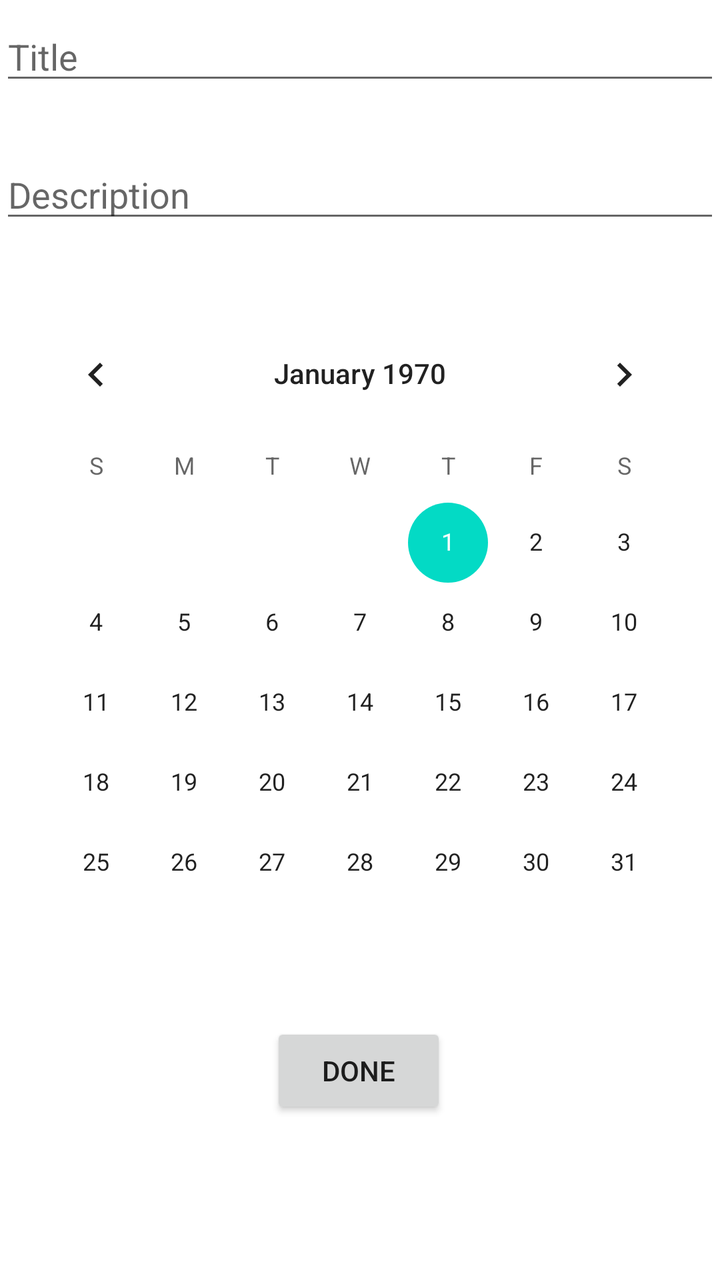
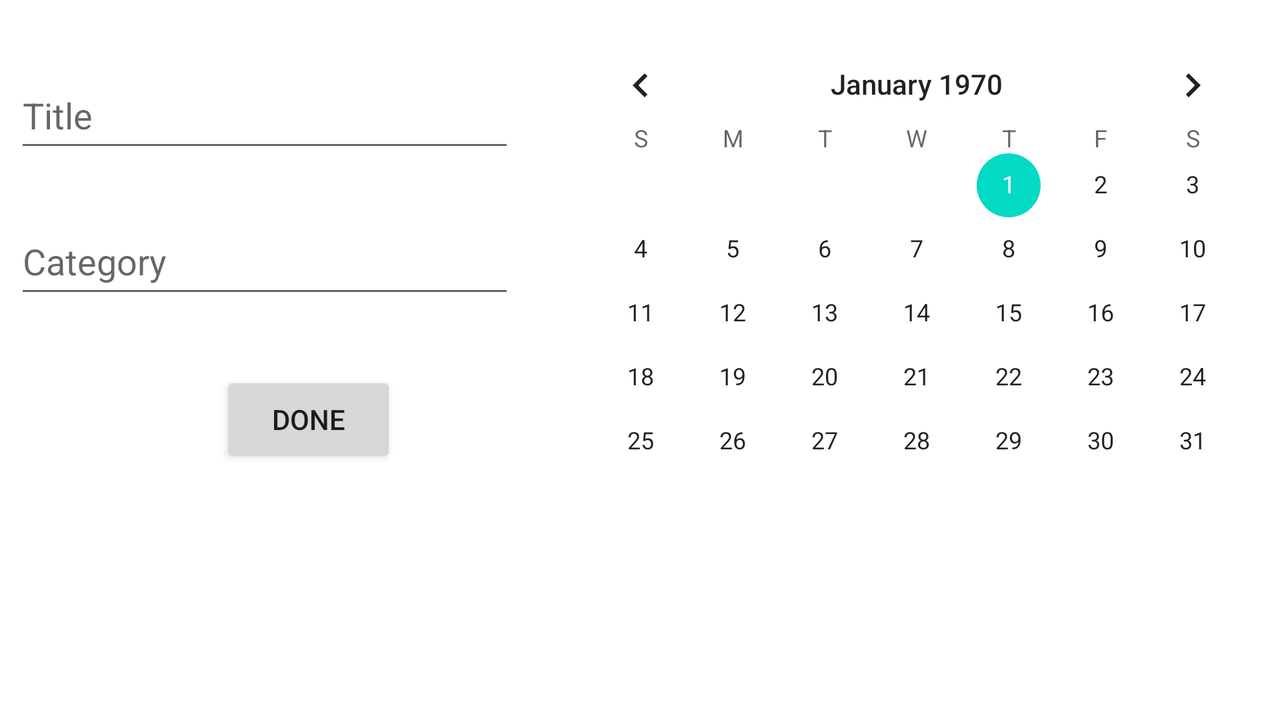

First picture: res/layout/ on a phone held upright. Second picture: the repository's own variant of that layout, on a device whose configuration matches the variant's folder. Source for both follows.
<!-- AndroidManifest.xml: application theme Theme.ANProject2 -->
<!-- res/layout/fragment_second.xml -->
<?xml version="1.0" encoding="utf-8"?>
<androidx.constraintlayout.widget.ConstraintLayout xmlns:android="http://schemas.android.com/apk/res/android"
    xmlns:app="http://schemas.android.com/apk/res-auto"
    xmlns:tools="http://schemas.android.com/tools"
    android:layout_width="match_parent"
    android:layout_height="match_parent"
    tools:context=".views.SecondFrag">

    <EditText
        android:id="@+id/etTitle"
        android:layout_width="match_parent"
        android:layout_height="wrap_content"
        android:hint="Title"
        app:layout_constraintBottom_toBottomOf="parent"
        app:layout_constraintEnd_toEndOf="parent"
        app:layout_constraintHorizontal_bias="0.0"
        app:layout_constraintStart_toStartOf="parent"
        app:layout_constraintTop_toTopOf="parent"
        app:layout_constraintVertical_bias="0.01" />

    <EditText
        android:id="@+id/etCat"
        android:layout_width="match_parent"
        android:layout_height="wrap_content"
        android:hint="Description"
        app:layout_constraintBottom_toBottomOf="parent"
        app:layout_constraintEnd_toEndOf="parent"
        app:layout_constraintHorizontal_bias="0.0"
        app:layout_constraintStart_toStartOf="parent"
        app:layout_constraintTop_toBottomOf="@+id/etTitle"
        app:layout_constraintVertical_bias="0.05" />

    <CalendarView
        android:id="@+id/cvDate"
        android:layout_width="wrap_content"
        android:layout_height="wrap_content"
        app:layout_constraintBottom_toBottomOf="parent"
        app:layout_constraintEnd_toEndOf="parent"
        app:layout_constraintHorizontal_bias="0.491"
        app:layout_constraintStart_toStartOf="parent"
        app:layout_constraintTop_toBottomOf="@+id/etCat"
        app:layout_constraintVertical_bias="0.2" />

    <android.widget.Button
        android:id="@+id/btnDone"
        android:layout_width="wrap_content"
        android:layout_height="wrap_content"
        android:text="Done"
        app:layout_constraintBottom_toBottomOf="parent"
        app:layout_constraintEnd_toEndOf="parent"
        app:layout_constraintHorizontal_bias="0.498"
        app:layout_constraintStart_toStartOf="parent"
        app:layout_constraintTop_toBottomOf="@+id/cvDate"
        app:layout_constraintVertical_bias="0.2" />

</androidx.constraintlayout.widget.ConstraintLayout>
<!-- resources referenced by this layout -->
<resources>
  <style name="Theme.ANProject2" parent="Theme.MaterialComponents.DayNight.DarkActionBar">
          
          <item name="colorPrimary">@color/purple_500</item>
          <item name="colorPrimaryVariant">@color/purple_700</item>
          <item name="colorOnPrimary">@color/white</item>
          
          <item name="colorSecondary">@color/teal_200</item>
          <item name="colorSecondaryVariant">@color/teal_700</item>
          <item name="colorOnSecondary">@color/black</item>
          
          <item name="android:statusBarColor" tools:targetApi="l">?attr/colorPrimaryVariant</item>
          
      </style>
</resources>
<!-- res/layout-land/fragment_second.xml (the author's variant of the layout above) -->
<!-- drawn on the phone turned sideways -->
<?xml version="1.0" encoding="utf-8"?>
<androidx.constraintlayout.widget.ConstraintLayout xmlns:android="http://schemas.android.com/apk/res/android"
    xmlns:app="http://schemas.android.com/apk/res-auto"
    xmlns:tools="http://schemas.android.com/tools"
    android:id="@+id/SecondFrag"
    android:layout_width="match_parent"
    android:layout_height="match_parent"
    tools:context=".views.SecondFrag">

    <EditText
        android:id="@+id/etTitle"
        android:layout_width="250dp"
        android:layout_height="50dp"
        android:layout_marginEnd="16dp"
        android:hint="Title"
        android:minHeight="48dp"
        app:layout_constraintBottom_toBottomOf="parent"
        app:layout_constraintEnd_toEndOf="parent"
        app:layout_constraintHorizontal_bias="0.02"
        app:layout_constraintStart_toStartOf="parent"
        app:layout_constraintTop_toTopOf="parent"
        app:layout_constraintVertical_bias="0.1" />

    <EditText
        android:id="@+id/etCat"
        android:layout_width="250dp"
        android:layout_height="50dp"
        android:layout_marginEnd="16dp"
        android:hint="Category"
        android:minHeight="48dp"
        app:layout_constraintBottom_toBottomOf="parent"
        app:layout_constraintEnd_toEndOf="parent"
        app:layout_constraintHorizontal_bias="0.02"
        app:layout_constraintStart_toStartOf="parent"
        app:layout_constraintTop_toBottomOf="@+id/etTitle"
        app:layout_constraintVertical_bias="0.1" />

    <CalendarView
        android:id="@+id/cvDate"
        android:layout_width="wrap_content"
        android:layout_height="wrap_content"
        app:layout_constraintBottom_toBottomOf="parent"
        app:layout_constraintEnd_toEndOf="parent"
        app:layout_constraintHorizontal_bias="0.99"
        app:layout_constraintStart_toStartOf="parent"
        app:layout_constraintTop_toTopOf="parent"
        app:layout_constraintVertical_bias="0.2" />

    <android.widget.Button
        android:id="@+id/btnDone"
        android:layout_width="wrap_content"
        android:layout_height="wrap_content"
        android:text="Done"
        app:layout_constraintBottom_toBottomOf="parent"
        app:layout_constraintEnd_toEndOf="parent"
        app:layout_constraintHorizontal_bias="0.2"
        app:layout_constraintStart_toStartOf="parent"
        app:layout_constraintTop_toBottomOf="@+id/etCat"
        app:layout_constraintVertical_bias="0.2" />

</androidx.constraintlayout.widget.ConstraintLayout>
